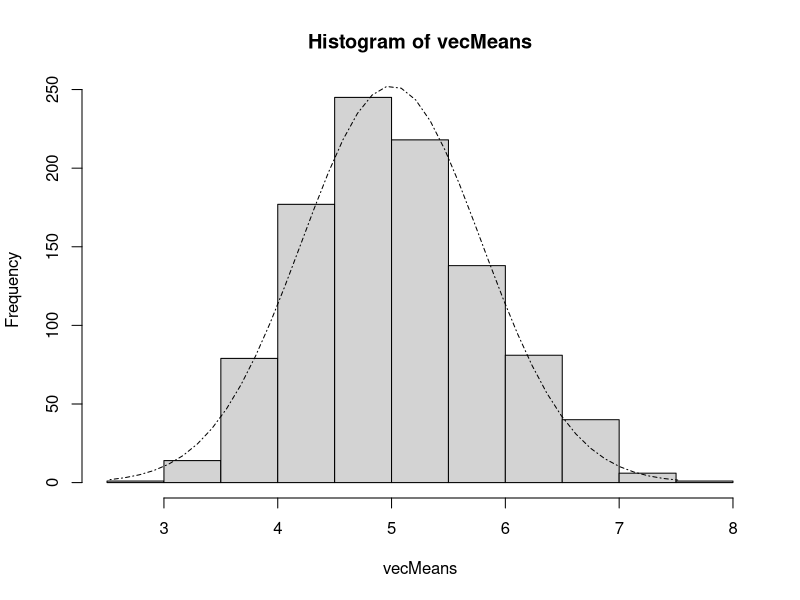
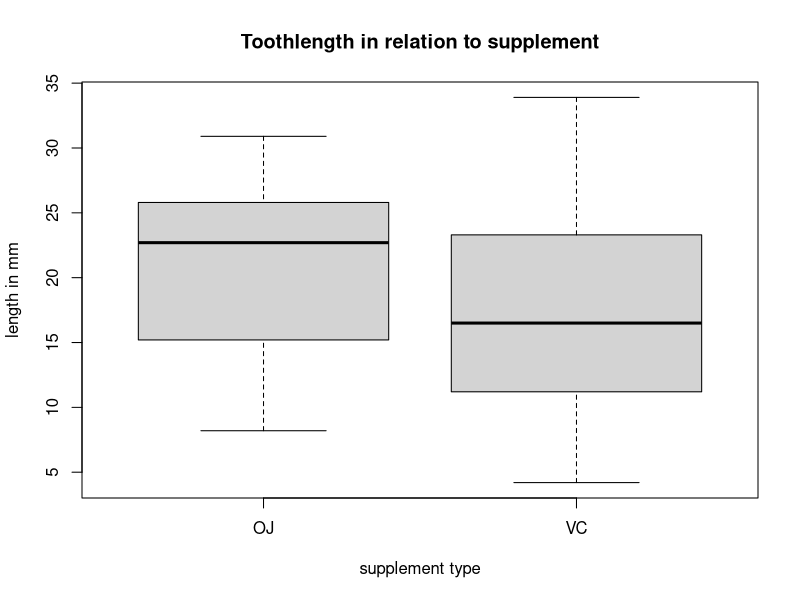
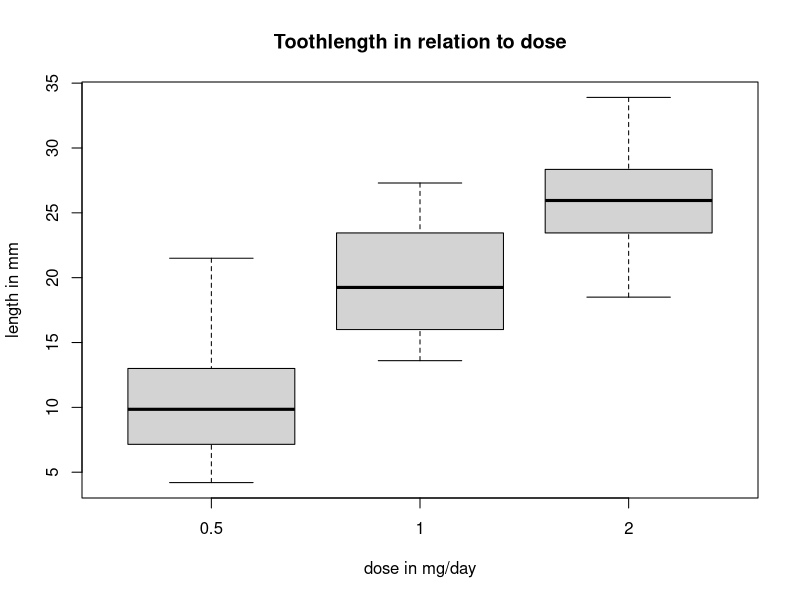
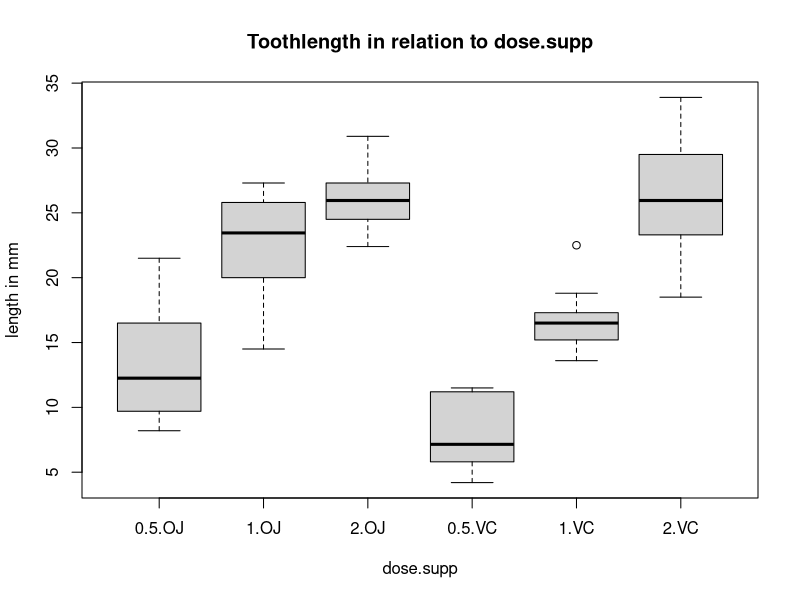

The R source for these figures, in order:
#The mean of exponential distribution is 1/lambda
#the standard deviation is also 1/lambda
#The exponential distribution can be simulated in R with rexp(n, lambda)


lambda <- 0.2
iterates <- 1000
n <- 40
theoMean <- 1/lambda
stdDev <- 1/lambda

#Create an exponential distribution: rexp(n,lambda)

#take the mean of this distribution: mean(rexp(n,lambda))

#Repeat 1000 times, and put it in a vector of means

#Initialise vMeans

vecMeans = NULL

#As we are generating random numbers, we set the seed so we can replicate the
#analysis later on

set.seed(123456)

for (i in 1 : iterates) vecMeans = c(vecMeans, mean(rexp(n,lambda)))

#Draw a histogram
hist(vecMeans)

#Task 1. Show the sample mean and compare it to the theoretical mean of the
#distribution.

#The sample mean (or mean of means):
mean(vecMeans)

#The theoretical mean: 1/lambda
1/lambda

#Compare:
mean(vecMeans) - 1/lambda

#Task 2. Show how variable the sample is (via variance) and compare it to the
#theoretical variance of the distribution.

#The Sample variance:
var(vecMeans)

#Theoretical variance: stdDev^2 / n
stdDev^2 / n

#Compare:
var(vecMeans) - stdDev^2 / n

#Task 3: Show that the distribution is approximately normal.
#CLT says: the arithmetic mean of a sufficiently large number of iterates of
#independent random variables will be approximately normally distributed.
#We do that by overlaying a normal distribution with the same mean and ranges
#as the histogram

xrange <- seq(min(vecMeans),max(vecMeans),length.out = n)
yrange <- dnorm(xrange,theoMean,sd = stdDev/sqrt(n)) * (iterates/2)
lines(xrange, yrange, lty=4)

#**************************************************************************
#PART TWO
#**************************************************************************

library(datasets)

ds <- ToothGrowth

#Basic exploration of the DataSet
summary(ds)

head(ds)
tail(ds)
str(ds)

#the null hypothesis is rejected when p < .05 and not rejected when p > .05.
#Confidence intervals of difference parameters not containing 0 imply that there is a statistically significant difference between the populations.

#A plots of toothlength in relation to supplement type
boxplot(ds$len~ds$supp,main="Toothlength in relation to supplement",ylab="length in mm",xlab="supplement type")

boxplot(ds$len~ds$dose,main="Toothlength in relation to dose", ylab="length in mm", xlab="dose in mg/day")

#Check H_0 that the lenght of teeth growth is related to supplement type 
t.test(ds$len ~ ds$supp)
#p > .05 and CI contains 0 => H_0 can not be rejected
#I.e. we can't say that the type of dose have any impact on the average toothgrowth.

#Plot of length in relation to dose and supplement
boxplot(ds$len ~ interaction(ds$dose,ds$supp),main="Toothlength in relation to dose.supp",ylab="length in mm", xlab="dose.supp")

#Now how about the teeth growth in relation to dose and supplement type?
#prepare for t.test
dose05_OJ <- subset(ds,ds$dose==.5 & ds$supp=="OJ")
dose05_VC <- subset(ds,ds$dose==.5 & ds$supp=="VC")
dose1_OJ <- subset(ds,ds$dose==1 & ds$supp=="OJ")
dose1_VC <- subset(ds,ds$dose==1 & ds$supp=="VC")
dose2_OJ <- subset(ds,ds$dose==2 & ds$supp=="OJ")
dose2_VC <- subset(ds,ds$dose==2 & ds$supp=="VC")

#Or length in relation to increase of dose alone, regardless of supplement type?
#prepare for t.test
dose05 <- subset(ds,ds$dose==.5)
dose1 <- subset(ds,ds$dose==1)
dose2 <- subset(ds,ds$dose==2)


#t.test of length in relation to supplement type and dosis

t.test(dose05_OJ$len,dose05_VC$len)
#p < 0.05 and CI doesn't contain 0  => H_0 can be rejected
#I.e. If dose is 0.5 mg/day there seems to be difference in toothgrowth, depending on supplement type
#where OJ seem to be a better catalyst for toothgrowth than VC

t.test(dose1_OJ$len,dose1_VC$len)
#p < 0.05 and CI doesn't contain 0  => H_0 can be rejected
#I.e. If dose is 1 mg/day there seems to be difference in toothgrowth, depending on supplement type
#where OJ seem to be a better catalyst for toothgrowth than VC

t.test(dose2_OJ$len,dose2_VC$len)
#p > 0.05 and CI contain 0  => H_0 can not be rejected
#I.e. If dose is 2 mg/day there don't seem to be difference in toothgrowth, depending on supplement type
#Both OJ and VC seem to be equally good catalyst for toothgrowth


#t.test of length in relation to dosis increase regardless of supplement type
t.test(dose05$len,dose1$len)
#p < 0 and CI doesn't contain 0 => H_0 can be rejected
#I.e. regardless of supplement a dose-increase from 0.5 to 1.0 mg/day seem to increase toothgrowth

t.test(dose1$len,dose2$len)
#p < 0 and CI doesn't contain 0 => H_0 can be rejected
#I.e. regardless of supplement a dose-increase from 1 to 2.0 mg/day seem to increase toothgrowth

#Conclusion:
#1. Giving additives to guinea pigs either in the form of OJ or VC is resulting in an increase of toothgrowth

#2. OJ seems to be slightly better than VC using doses of 0.5 or 1 mg/day. At 2 mg/day, there seems to be no
#significant difference in which supplement you use

#3. Using VC, an increase in daily dose seem to increase toothgrowth in a linear fashion,
#whereas for OJ, the effect seems to drop off the higher the dosis.

#4. More data would improve the results, and hence the conclusions :-)

